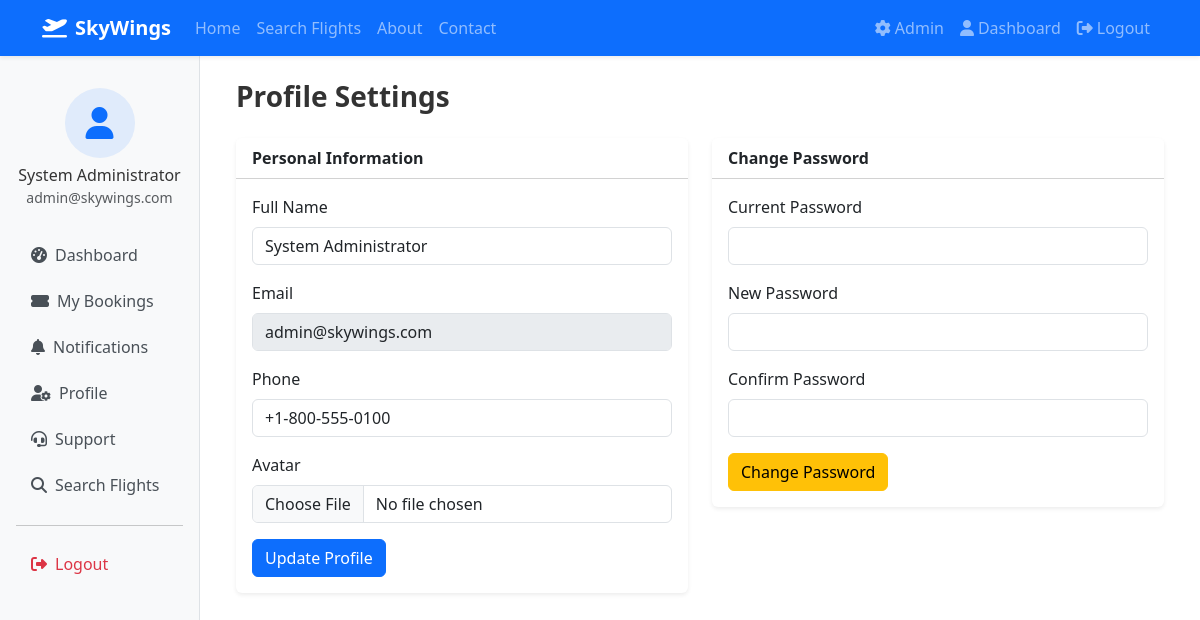
/user/profile (signed in), run on the app's committed database.
### tables this page shows
CREATE TABLE IF NOT EXISTS `users` (
    `id` INT UNSIGNED AUTO_INCREMENT PRIMARY KEY,
    `full_name` VARCHAR(150) NOT NULL,
    `email` VARCHAR(191) NOT NULL UNIQUE,
    `phone` VARCHAR(30) DEFAULT NULL,
    `password` VARCHAR(255) NOT NULL,
    `avatar` VARCHAR(255) DEFAULT NULL,
    `role` ENUM('user','admin') NOT NULL DEFAULT 'user',
    `email_verified` TINYINT(1) NOT NULL DEFAULT 0,
    `verification_token` VARCHAR(64) DEFAULT NULL,
    `reset_token` VARCHAR(64) DEFAULT NULL,
    `reset_token_expires` DATETIME DEFAULT NULL,
    `remember_token` VARCHAR(64) DEFAULT NULL,
    `status` ENUM('active','inactive','banned') NOT NULL DEFAULT 'active',
    `last_login` DATETIME DEFAULT NULL,
    `created_at` DATETIME NOT NULL DEFAULT CURRENT_TIMESTAMP,
    `updated_at` DATETIME NOT NULL DEFAULT CURRENT_TIMESTAMP ON UPDATE CURRENT_TIMESTAMP,
    INDEX `idx_users_role` (`role`),
    INDEX `idx_users_status` (`status`)
);

### controllers/UserController.php (called while the page is built, shortened)
<?php
class UserController extends BaseController
{
    public function profile(): void
    {
        $user = User::findById(Session::userId());
        view('user.profile', compact('user'), 'user');
    }
}

### index.php (called while the page is built)
<?php
require_once __DIR__ . '/includes/bootstrap.php';
$router = new Router();
$router->get('/', 'Home', 'index');
$router->get('/about', 'Home', 'about');
$router->post('/newsletter', 'Home', 'newsletter');
$router->get('/login', 'Auth', 'loginForm');
$router->post('/login', 'Auth', 'login');
$router->get('/register', 'Auth', 'registerForm');
$router->post('/register', 'Auth', 'register');
$router->get('/logout', 'Auth', 'logout');
$router->get('/verify-email/{token}', 'Auth', 'verifyEmail');
$router->get('/forgot-password', 'Auth', 'forgotForm');
$router->post('/forgot-password', 'Auth', 'forgot');
$router->get('/reset-password/{token}', 'Auth', 'resetForm');
$router->post('/reset-password/{token}', 'Auth', 'reset');
$router->get('/flights/search', 'Flight', 'search');
$router->get('/flights/{id}', 'Flight', 'details');
$router->get('/api/airports', 'Flight', 'airportSearch');
$router->get('/booking/create', 'Booking', 'create');
$router->post('/booking/store', 'Booking', 'store');
$router->get('/booking/review/{id}', 'Booking', 'review');
$router->post('/booking/confirm/{id}', 'Booking', 'confirm');
$router->post('/booking/cancel/{id}', 'Booking', 'cancel');
$router->post('/api/validate-coupon', 'Booking', 'validateCoupon');
$router->get('/payment/{id}', 'Payment', 'show');
$router->post('/payment/process', 'Payment', 'process');
$router->post('/admin/payments/approve/{id}', 'Payment', 'approve');
$router->get('/user/dashboard', 'User', 'dashboard');
$router->get('/user/bookings', 'User', 'bookings');
$router->get('/user/bookings/{id}', 'User', 'bookingDetail');
$router->get('/user/profile', 'User', 'profile');
$router->post('/user/profile', 'User', 'updateProfile');
$router->post('/user/change-password', 'User', 'changePassword');
$router->get('/user/notifications', 'User', 'notifications');
$router->get('/user/ticket/download/{id}', 'User', 'downloadTicket');
$router->post('/user/review', 'User', 'addReview');
$router->get('/user/support', 'User', 'support');
$router->post('/user/support', 'User', 'createTicket');
$router->get('/contact', 'Contact', 'index');
$router->post('/contact', 'Contact', 'submit');
$router->post('/contact/ticket', 'Contact', 'createTicket');
$router->get('/admin', 'Admin', 'dashboard');
$router->get('/admin/flights', 'Admin', 'flights');
$router->get('/admin/flights/create', 'Admin', 'flightCreate');
$router->post('/admin/flights/store', 'Admin', 'flightStore');
$router->get('/admin/flights/edit/{id}', 'Admin', 'flightEdit');
$router->post('/admin/flights/update/{id}', 'Admin', 'flightUpdate');
$router->post('/admin/flights/delete/{id}', 'Admin', 'flightDelete');
$router->get('/admin/airlines', 'Admin', 'airlines');
$router->post('/admin/airlines/store', 'Admin', 'airlineStore');
$router->post('/admin/airlines/update/{id}', 'Admin', 'airlineUpdate');
$router->post('/admin/airlines/delete/{id}', 'Admin', 'airlineDelete');
$router->get('/admin/airports', 'Admin', 'airports');
$router->post('/admin/airports/store', 'Admin', 'airportStore');
$router->post('/admin/airports/update/{id}', 'Admin', 'airportUpdate');
$router->post('/admin/airports/delete/{id}', 'Admin', 'airportDelete');
$router->get('/admin/bookings', 'Admin', 'bookings');
$router->post('/admin/bookings/status/{id}', 'Admin', 'bookingUpdateStatus');
$router->get('/admin/payments', 'Admin', 'payments');
$router->get('/admin/users', 'Admin', 'users');
$router->post('/admin/users/status/{id}', 'Admin', 'userUpdateStatus');
$router->get('/admin/coupons', 'Admin', 'coupons');
$router->post('/admin/coupons/store', 'Admin', 'couponStore');
$router->post('/admin/coupons/delete/{id}', 'Admin', 'couponDelete');
$router->get('/admin/reviews', 'Admin', 'reviews');
$router->post('/admin/reviews/update/{id}', 'Admin', 'reviewUpdate');
$router->get('/admin/support', 'Admin', 'support');
$router->post('/admin/support/reply/{id}', 'Admin', 'supportReply');
$router->get('/admin/faqs', 'Admin', 'faqs');
$router->post('/admin/faqs/store', 'Admin', 'faqStore');
$router->post('/admin/faqs/delete/{id}', 'Admin', 'faqDelete');
$router->get('/admin/reports', 'Admin', 'reports');
$router->post('/admin/reports/generate', 'Admin', 'generateReport');
$router->get('/admin/settings', 'Admin', 'settings');
$router->post('/admin/settings', 'Admin', 'settingsUpdate');
$router->get('/admin/passengers', 'Admin', 'passengers');
$router->dispatch();

### config/app.php (called while the page is built)
<?php
return [
    'name' => 'SkyWings',
    'tagline' => 'Your Journey Begins Here',
    'url' => getenv('APP_URL') ?: 'http://localhost',
    'timezone' => 'UTC',
    'debug' => filter_var(getenv('APP_DEBUG') ?: false, FILTER_VALIDATE_BOOLEAN),
    'version' => '1.0.0',
    'session' => [
        'name' => 'SKYWINGS_SESSION',
        'lifetime' => 7200,
        'secure' => false,
        'httponly' => true,
        'samesite' => 'Lax',
    ],
    'upload' => [
        'max_size' => 2097152,
        'allowed_images' => ['jpg', 'jpeg', 'png', 'gif', 'webp'],
        'airlines_path' => 'uploads/airlines/',
        'avatars_path' => 'uploads/avatars/',
        'tickets_path' => 'uploads/tickets/',
    ],
    'pagination' => [
        'per_page' => 10,
        'admin_per_page' => 15,
    ],
    'rate_limit' => [
        'login' => ['max' => 5, 'window' => 900],
        'register' => ['max' => 3, 'window' => 3600],
        'contact' => ['max' => 5, 'window' => 3600],
    ],
    'booking' => [
        'reference_prefix' => 'SW',
        'ticket_prefix' => 'TKT',
    ],
];

### includes/bootstrap.php (called while the page is built, shortened)
<?php
require_once BASE_PATH . '/includes/Database.php';
require_once BASE_PATH . '/includes/Security.php';
require_once BASE_PATH . '/includes/Session.php';
require_once BASE_PATH . '/includes/helpers.php';
spl_autoload_register(function (string $class) {
    $paths = [
        BASE_PATH . '/models/' . $class . '.php',
        BASE_PATH . '/controllers/' . $class . '.php',
    ];
    foreach ($paths as $path) {
        if (file_exists($path)) {
            return;
        }
    }
});
require_once BASE_PATH . '/includes/Router.php';

### includes/Session.php (called while the page is built, shortened)
<?php
class Session
{
    public static function start(): void
    {
        $config = require BASE_PATH . '/config/app.php';
    }
    public static function userId(): ?int
    {
        return $_SESSION['user_id'] ?? null;
    }
}

### config/database.php (called while the page is built)
<?php
return [
    'host' => getenv('DB_HOST') ?: 'localhost',
    'port' => getenv('DB_PORT') ?: '3306',
    'database' => getenv('DB_NAME') ?: 'skywings_flights',
    'username' => getenv('DB_USER') ?: 'root',
    'password' => getenv('DB_PASS') ?: '',
    'charset' => 'utf8mb4',
    'options' => [
        PDO::ATTR_ERRMODE => PDO::ERRMODE_EXCEPTION,
        PDO::ATTR_DEFAULT_FETCH_MODE => PDO::FETCH_ASSOC,
        PDO::ATTR_EMULATE_PREPARES => false,
    ],
];

### includes/Database.php (called while the page is built, shortened)
<?php
class Database
{
    private static ?PDO $instance = null;
    public static function getInstance(): PDO
    {
        if (self::$instance === null) {
            $config = require BASE_PATH . '/config/database.php';
            $dsn = sprintf(
                'mysql:host=%s;port=%s;dbname=%s;charset=%s',
                $config['host'],
                $config['port'],
                $config['database'],
                $config['charset']
            );
            self::$instance = new PDO($dsn, $config['username'], $config['password'], $config['options']);
        }
        return self::$instance;
    }
    public static function query(string $sql, array $params = []): PDOStatement
    {
        $stmt = self::getInstance()->prepare($sql);
        $stmt->execute($params);
        return $stmt;
    }
    public static function fetch(string $sql, array $params = []): ?array
    {
        $result = self::query($sql, $params)->fetch();
        return $result ?: null;
    }
}

### models/User.php (called while the page is built, shortened)
<?php
class User
{
    public static function findById(int $id): ?array
    {
        return Database::fetch('SELECT * FROM users WHERE id = ?', [$id]);
    }
}

### includes/Security.php (called while the page is built, shortened)
<?php
class Security
{
    public static function escape(?string $value): string
    {
        return htmlspecialchars($value ?? '', ENT_QUOTES, 'UTF-8');
    }
}

### views/user/profile.php (the view, shortened to what this page needs)
<div class="p-4">
    <h3 class="fw-bold mb-4">Profile Settings</h3>
    <div class="row">
        <div class="col-lg-6">
            <div class="card border-0 shadow-sm mb-4">
                <div class="card-header bg-white fw-bold">Personal Information</div>
                <div class="card-body">
                    <form method="POST" action="<?= url('user/profile') ?>" enctype="multipart/form-data">
                        <div class="mb-3">
                            <label class="form-label">Full Name</label>
                            <input type="text" name="full_name" class="form-control" value="<?= e($user['full_name']) ?>" required>
                        </div>
                        <div class="mb-3">
                            <label class="form-label">Email</label>
                            <input type="email" class="form-control" value="<?= e($user['email']) ?>" disabled>
                        </div>
                        <div class="mb-3">
                            <label class="form-label">Phone</label>
                            <input type="tel" name="phone" class="form-control" value="<?= e($user['phone'] ?? '') ?>">
                        </div>
                        <div class="mb-3">
                            <label class="form-label">Avatar</label>
                            <input type="file" name="avatar" class="form-control" accept="image/*">
                        </div>
                        <button type="submit" class="btn btn-primary">Update Profile</button>
                    </form>
                </div>
            </div>
        </div>
        <div class="col-lg-6">
            <div class="card border-0 shadow-sm">
                <div class="card-header bg-white fw-bold">Change Password</div>
                <div class="card-body">
                    <form method="POST" action="<?= url('user/change-password') ?>">
                        <div class="mb-3">
                            <label class="form-label">Current Password</label>
                            <input type="password" name="current_password" class="form-control" required>
                        </div>
                        <div class="mb-3">
                            <label class="form-label">New Password</label>
                            <input type="password" name="new_password" class="form-control" minlength="8" required>
                        </div>
                        <div class="mb-3">
                            <label class="form-label">Confirm Password</label>
                            <input type="password" name="confirm_password" class="form-control" minlength="8" required>
                        </div>
                        <button type="submit" class="btn btn-warning">Change Password</button>
                    </form>
                </div>
            </div>
        </div>
    </div>
</div>

### includes/Router.php (shortened to what this page needs)
<?php
class Router
{
    private array $routes = [];
    private function addRoute(string $method, string $path, string $controller, string $action): void
    {
        $this->routes[] = compact('method', 'path', 'controller', 'action');
    }
    public function dispatch(): void
    {
        $method = $_SERVER['REQUEST_METHOD'];
        $uri = parse_url($_SERVER['REQUEST_URI'], PHP_URL_PATH);
        $uri = '/' . trim($uri, '/');
        foreach ($this->routes as $route) {
            $pattern = $this->convertToRegex($route['path']);
            if ($route['method'] === $method && preg_match($pattern, $uri, $matches)) {
                array_shift($matches);
                $this->callController($route['controller'], $route['action'], $matches);
                return;
            }
        }
    }
    private function convertToRegex(string $path): string
    {
        $pattern = preg_replace('/\{([a-zA-Z_]+)\}/', '([^/]+)', $path);
        return '#^' . $pattern . '$#';
    }
    private function callController(string $controller, string $action, array $params = []): void
    {
        $instance = new $class();
        call_user_func_array([$instance, $action], $params);
    }
}

### assets/css/style.css (style rules this page uses)
:root { --primary: #0d6efd; --primary-dark: #0a58ca; --gradient: linear-gradient(135deg, #0d6efd 0%, #0dcaf0 100%); }
body { font-family: 'Segoe UI', system-ui, -apple-system, sans-serif; color: #333; }

### data on the page
users: full_name "System Administrator", email "admin@skywings.com", phone "+1-800-555-0100"
